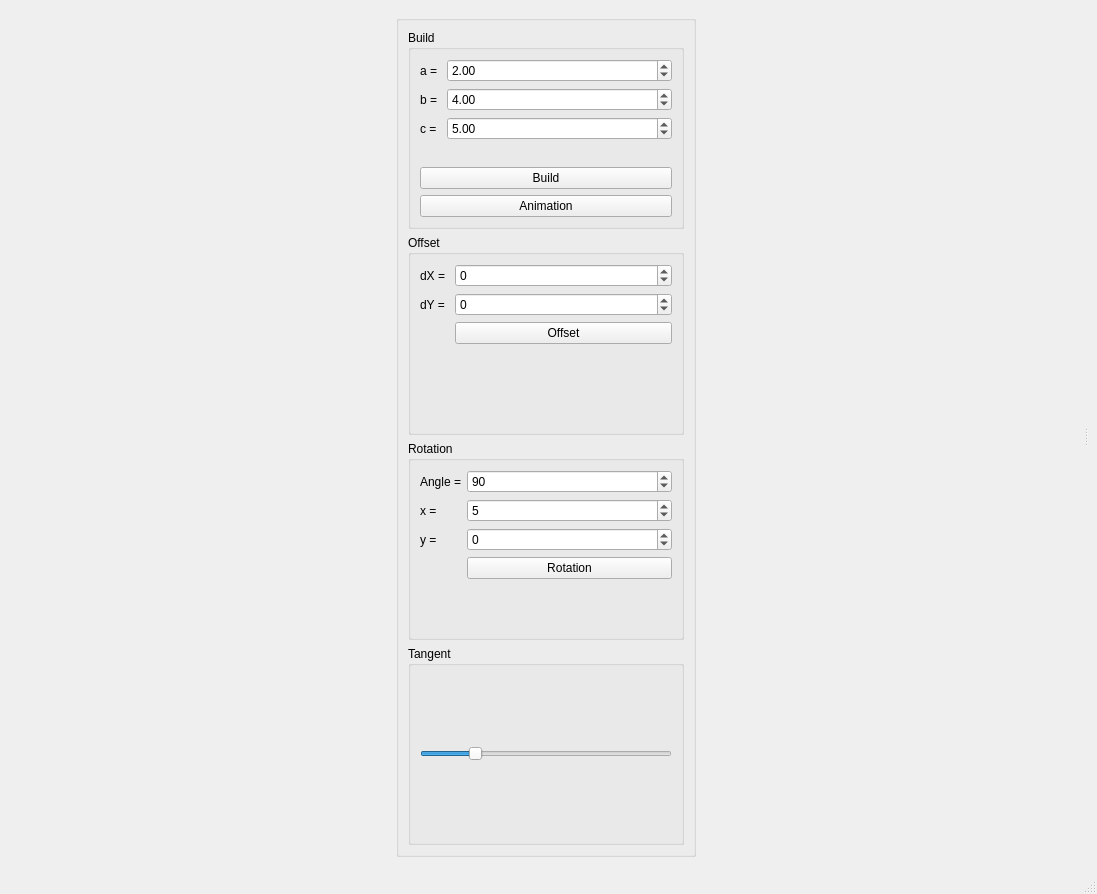
<?xml version="1.0" encoding="UTF-8"?>
<ui version="4.0">
 <class>MainWindow</class>
 <widget class="QMainWindow" name="MainWindow">
  <property name="geometry">
   <rect>
    <x>0</x>
    <y>0</y>
    <width>1097</width>
    <height>894</height>
   </rect>
  </property>
  <property name="windowTitle">
   <string>MainWindow</string>
  </property>
  <widget class="QWidget" name="centralwidget">
   <layout class="QHBoxLayout" name="horizontalLayout_4">
    <item>
     <widget class="QSplitter" name="splitter">
      <property name="orientation">
       <enum>Qt::Horizontal</enum>
      </property>
      <widget class="QWidget" name="layoutWidget">
       <layout class="QHBoxLayout" name="horizontalLayout_2">
        <property name="leftMargin">
         <number>6</number>
        </property>
        <property name="topMargin">
         <number>6</number>
        </property>
        <property name="rightMargin">
         <number>6</number>
        </property>
        <property name="bottomMargin">
         <number>6</number>
        </property>
        <item>
         <widget class="QGroupBox" name="groupBox_6">
          <property name="maximumSize">
           <size>
            <width>300</width>
            <height>16777215</height>
           </size>
          </property>
          <property name="title">
           <string/>
          </property>
          <layout class="QVBoxLayout" name="verticalLayout_4">
           <item>
            <widget class="QGroupBox" name="groupBox">
             <property name="styleSheet">
              <string notr="true"/>
             </property>
             <property name="title">
              <string>Build</string>
             </property>
             <layout class="QVBoxLayout" name="verticalLayout_2">
              <item>
               <layout class="QFormLayout" name="formLayout">
                <item row="0" column="0">
                 <widget class="QLabel" name="label_2">
                  <property name="text">
                   <string>a = </string>
                  </property>
                 </widget>
                </item>
                <item row="0" column="1">
                 <widget class="QDoubleSpinBox" name="doubleSpinBox">
                  <property name="value">
                   <double>2.000000000000000</double>
                  </property>
                 </widget>
                </item>
                <item row="1" column="0">
                 <widget class="QLabel" name="label_4">
                  <property name="text">
                   <string>b = </string>
                  </property>
                 </widget>
                </item>
                <item row="1" column="1">
                 <widget class="QDoubleSpinBox" name="doubleSpinBox_2">
                  <property name="value">
                   <double>4.000000000000000</double>
                  </property>
                 </widget>
                </item>
                <item row="2" column="0">
                 <widget class="QLabel" name="label_7">
                  <property name="text">
                   <string>c = </string>
                  </property>
                 </widget>
                </item>
                <item row="2" column="1">
                 <widget class="QDoubleSpinBox" name="doubleSpinBox_3">
                  <property name="value">
                   <double>5.000000000000000</double>
                  </property>
                 </widget>
                </item>
               </layout>
              </item>
              <item>
               <widget class="QPushButton" name="pushButton_2">
                <property name="text">
                 <string>Build</string>
                </property>
               </widget>
              </item>
              <item>
               <widget class="QPushButton" name="pushButton">
                <property name="text">
                 <string>Animation</string>
                </property>
               </widget>
              </item>
             </layout>
            </widget>
           </item>
           <item>
            <widget class="QGroupBox" name="groupBox_3">
             <property name="minimumSize">
              <size>
               <width>0</width>
               <height>120</height>
              </size>
             </property>
             <property name="styleSheet">
              <string notr="true"/>
             </property>
             <property name="title">
              <string>Offset</string>
             </property>
             <layout class="QVBoxLayout" name="verticalLayout">
              <item>
               <layout class="QFormLayout" name="formLayout_3">
                <item row="0" column="0">
                 <widget class="QLabel" name="label">
                  <property name="text">
                   <string>dX = </string>
                  </property>
                 </widget>
                </item>
                <item row="0" column="1">
                 <widget class="QSpinBox" name="spinBox_3">
                  <property name="minimum">
                   <number>-1000</number>
                  </property>
                  <property name="maximum">
                   <number>1000</number>
                  </property>
                  <property name="singleStep">
                   <number>10</number>
                  </property>
                 </widget>
                </item>
                <item row="1" column="0">
                 <widget class="QLabel" name="label_3">
                  <property name="text">
                   <string>dY = </string>
                  </property>
                 </widget>
                </item>
                <item row="1" column="1">
                 <widget class="QSpinBox" name="spinBox_4">
                  <property name="minimum">
                   <number>-1000</number>
                  </property>
                  <property name="maximum">
                   <number>1000</number>
                  </property>
                  <property name="singleStep">
                   <number>10</number>
                  </property>
                 </widget>
                </item>
                <item row="2" column="1">
                 <widget class="QPushButton" name="pushButton_6">
                  <property name="styleSheet">
                   <string notr="true"/>
                  </property>
                  <property name="text">
                   <string>Offset</string>
                  </property>
                 </widget>
                </item>
               </layout>
              </item>
             </layout>
            </widget>
           </item>
           <item>
            <widget class="QGroupBox" name="groupBox_2">
             <property name="styleSheet">
              <string notr="true"/>
             </property>
             <property name="title">
              <string>Rotation</string>
             </property>
             <layout class="QHBoxLayout" name="horizontalLayout">
              <item>
               <layout class="QFormLayout" name="formLayout_2">
                <item row="0" column="0">
                 <widget class="QLabel" name="label_38">
                  <property name="text">
                   <string>Angle =</string>
                  </property>
                 </widget>
                </item>
                <item row="1" column="0">
                 <widget class="QLabel" name="label_6">
                  <property name="text">
                   <string>x =</string>
                  </property>
                 </widget>
                </item>
                <item row="1" column="1">
                 <widget class="QSpinBox" name="spinBox">
                  <property name="readOnly">
                   <bool>false</bool>
                  </property>
                  <property name="buttonSymbols">
                   <enum>QAbstractSpinBox::UpDownArrows</enum>
                  </property>
                  <property name="minimum">
                   <number>-100</number>
                  </property>
                  <property name="maximum">
                   <number>100</number>
                  </property>
                  <property name="value">
                   <number>5</number>
                  </property>
                 </widget>
                </item>
                <item row="2" column="0">
                 <widget class="QLabel" name="label_5">
                  <property name="text">
                   <string>y =</string>
                  </property>
                 </widget>
                </item>
                <item row="2" column="1">
                 <widget class="QSpinBox" name="spinBox_2">
                  <property name="minimum">
                   <number>-100</number>
                  </property>
                  <property name="maximum">
                   <number>100</number>
                  </property>
                 </widget>
                </item>
                <item row="3" column="1">
                 <widget class="QPushButton" name="pushButton_7">
                  <property name="styleSheet">
                   <string notr="true"/>
                  </property>
                  <property name="text">
                   <string>Rotation</string>
                  </property>
                 </widget>
                </item>
                <item row="0" column="1">
                 <widget class="QSpinBox" name="spinBox_5">
                  <property name="minimum">
                   <number>-1000</number>
                  </property>
                  <property name="maximum">
                   <number>1000</number>
                  </property>
                  <property name="value">
                   <number>90</number>
                  </property>
                 </widget>
                </item>
               </layout>
              </item>
             </layout>
            </widget>
           </item>
           <item>
            <widget class="QGroupBox" name="groupBox_5">
             <property name="minimumSize">
              <size>
               <width>0</width>
               <height>0</height>
              </size>
             </property>
             <property name="styleSheet">
              <string notr="true"/>
             </property>
             <property name="title">
              <string>Tangent </string>
             </property>
             <layout class="QHBoxLayout" name="horizontalLayout_3">
              <item>
               <widget class="QSlider" name="horizontalSlider">
                <property name="minimum">
                 <number>0</number>
                </property>
                <property name="maximum">
                 <number>99</number>
                </property>
                <property name="value">
                 <number>20</number>
                </property>
                <property name="orientation">
                 <enum>Qt::Horizontal</enum>
                </property>
                <property name="invertedAppearance">
                 <bool>false</bool>
                </property>
                <property name="invertedControls">
                 <bool>false</bool>
                </property>
               </widget>
              </item>
             </layout>
            </widget>
           </item>
          </layout>
         </widget>
        </item>
       </layout>
      </widget>
      <widget class="QWidget" name="verticalLayoutWidget">
       <layout class="QVBoxLayout" name="verticalLayout_3"/>
      </widget>
     </widget>
    </item>
   </layout>
  </widget>
  <widget class="QMenuBar" name="menubar">
   <property name="geometry">
    <rect>
     <x>0</x>
     <y>0</y>
     <width>1097</width>
     <height>22</height>
    </rect>
   </property>
  </widget>
  <widget class="QStatusBar" name="statusbar"/>
 </widget>
 <resources/>
 <connections/>
</ui>
